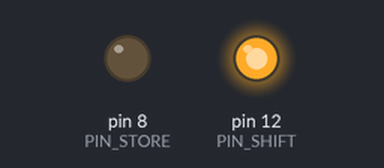
Simulated run of this sketch. Board: Arduino Uno, built with avr-gcc and run on an emulated ATmega328P. On the bench: output pins drawn as LEDs (lit = HIGH). Pins used as bus, display or sensor lines are not drawn.

Above: at 0.1 s.
Timing chart, 0 to 1.6 s (numbered marks = the images above):
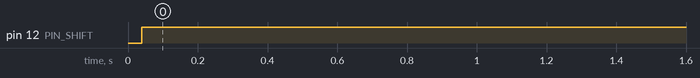

Measured:
- by itself, pin 12 (PIN_SHIFT): LOW → HIGH at 0.04 s

The sketch:

74HC595.ino
```cpp
#define PIN_SHIFT 12 // connected to SHCP
#define PIN_STORE 8  // connected to STCP
#define PIN_DATA 11  // connected to DS

int ledPattern[8] = {0, 1, 0, 0, 1, 0, 1, 0};

void setup()
{
    pinMode(PIN_STORE, OUTPUT);
    pinMode(PIN_SHIFT, OUTPUT);
    pinMode(PIN_DATA, OUTPUT);

    for (int i = 0; i < 8; i++)
    {
        // set shift pin to "wait"
        digitalWrite(PIN_SHIFT, LOW);

        // writing to data pin
        digitalWrite(PIN_DATA, ledPattern[i]);

        // rising slope -> shifting data in the register
        digitalWrite(PIN_SHIFT, HIGH);
    }
}

void loop()
{
}
```
